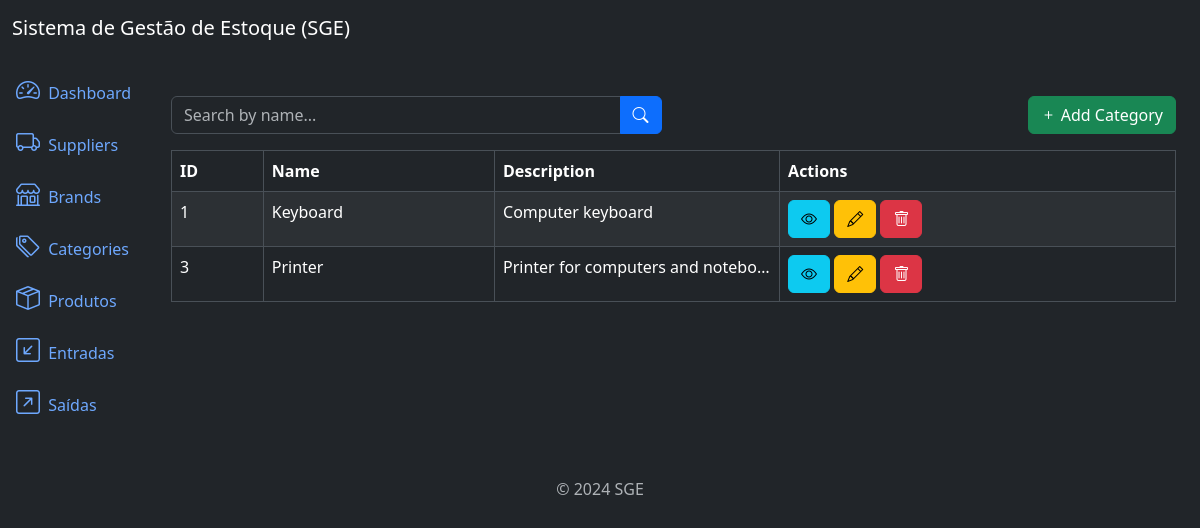
The page /categories/list/ on the database its author committed.
### categories/models.py (models this page shows, shortened)
class Category(models.Model):
    name = models.CharField(max_length=500)
    description = models.TextField(null=True, blank=True)
    created_at = models.DateTimeField(auto_now_add=True)
    updated_at = models.DateTimeField(auto_now=True)
    class Meta:
        ordering = ['name']

### categories/views.py (the view)
# urls.py: path('categories/list/', views.CategoryListView.as_view(), name='category_list'),
class CategoryListView(ListView):
    model = models.Category
    template_name = 'category_list.html'
    context_object_name = 'categories'  # object will be send to template
    paginate_by = 10
    def get_queryset(self):
        queryset = super().get_queryset()  # return all registers
        name = self.request.GET.get('name')
        if name:
            queryset = queryset.filter(name__icontains=name)
        return queryset

### categories/templates/category_list.html (shortened to what this page needs)
{% extends 'base.html' %}
{% block content %}
<div class="row mb-3">
    <div class="col-md-6">
        <form method="get" action="{% url 'category_list' %}">
            <div class="input-group">
                <input type="text" class="form-control" name="name" placeholder="Search by name..." value="{{ request.GET.name }}">
                <button type="submit" class="btn btn-primary">
                    <i class="bi bi-search"></i>
                </button>
            </div>
        </form>
    </div>
    <div class="col-md-6">
        <a href="{% url 'category_create' %}" class="btn btn-success float-end">
            <i class="bi bi-plus"></i> Add Category
        </a>
    </div>
</div>
<div class="table-responsive">
    <table class="table table-striped table-bordered">
        <thead class="thead-dark">
            <tr>
                <th>ID</th>
                <th>Name</th>
                <th>Description</th>
                <th>Actions</th>
            </tr>
        </thead>
        <tbody>
            {% for category in categories %}
                <tr>
                    <td>{{ category.id }}</td>
                    <td>{{ category.name }}</td>
                    <td style="max-width:100px; white-space: nowrap; overflow: hidden; text-overflow: ellipsis">
                        {{ category.description }}
                    </td>
                    <td>
                        <a href="{% url 'category_detail' category.id %}" class="btn btn-info btn-small">
                            <i class="bi bi-eye"></i>
                        </a>
                        <a href="{% url 'category_update' category.id %}" class="btn btn-warning btn-small">
                            <i class="bi bi-pencil"></i>
                        </a>
                        <a href="{% url 'category_delete' category.id %}" class="btn btn-danger btn-small">
                            <i class="bi bi-trash"></i>
                        </a>
                    </td>
                </tr>
            {% endfor %}
        </tbody>
    </table>
</div>
{% endblock %}

### rows shown on the page
Category: id "1", name "Keyboard", description "Computer keyboard"
Category: id "3", name "Printer", description "Printer for computers and notebo…"
